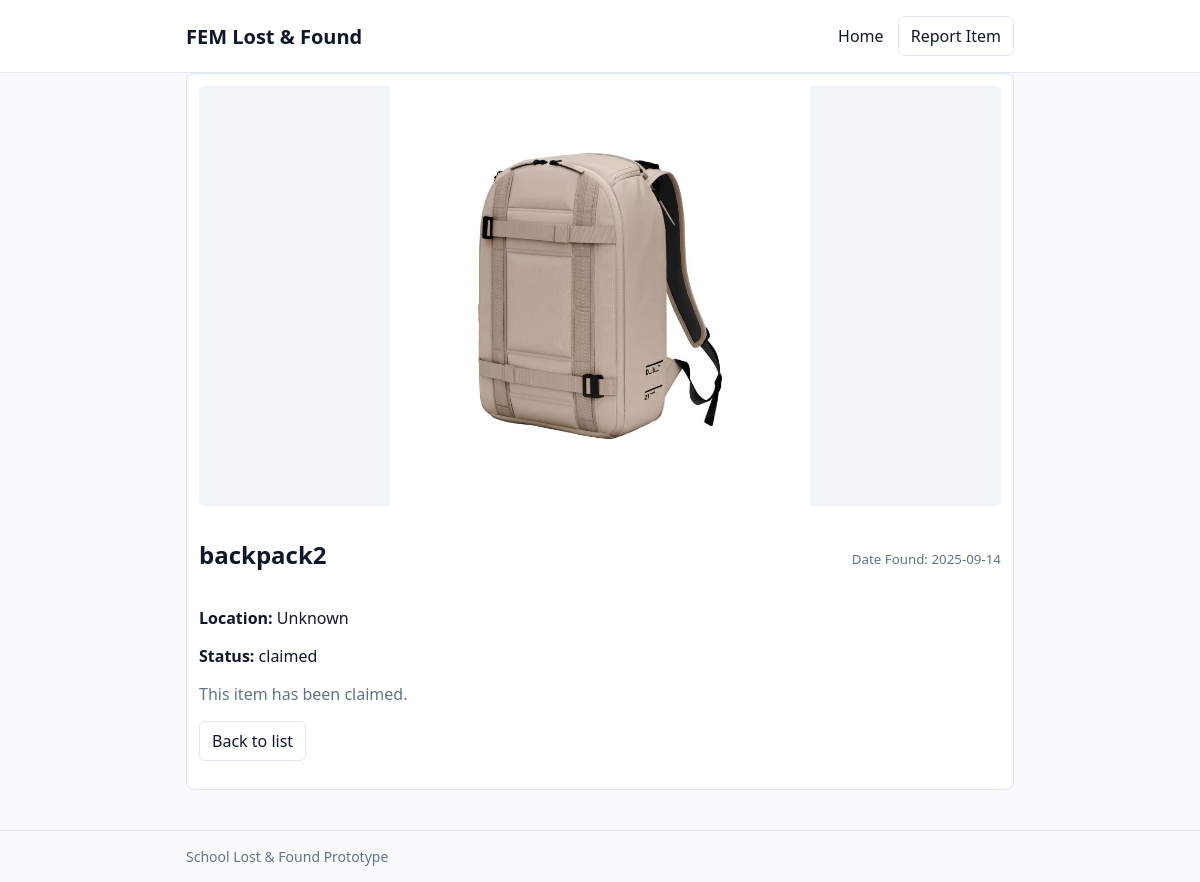
The page /items/2 on the database its author committed.
### tables this page shows
CREATE TABLE items (
            id INTEGER PRIMARY KEY AUTOINCREMENT,
            name TEXT NOT NULL,
            description TEXT,
            date_found TEXT,
            location TEXT,
            status TEXT NOT NULL DEFAULT 'available',
            image_filename TEXT
        );

### app.py (the view)
@app.route("/items/<int:item_id>")
def item_detail(item_id: int):
    conn = get_db_connection()
    item = conn.execute(
        "SELECT id, name, description, date_found, location, status, image_filename FROM items WHERE id = ?",
        (item_id,),
    ).fetchone()
    conn.close()
    if not item:
        abort(404)
    return render_template("item_detail.html", item=item)

### app.py (called while the page is built)
def get_db_connection():
    conn = sqlite3.connect(DB_PATH)
    conn.row_factory = sqlite3.Row
    return conn

### templates/item_detail.html (shortened to what this page needs)
{% extends "layout.html" %}
{% block content %}
  <article class="item-card">
    {% if item['image_filename'] %}
      <img class="detail-image" src="{{ url_for('static', filename='uploads/' ~ item['image_filename']) }}" alt="{{ item['name'] }}">
    {% endif %}
    <header>
      <h2>{{ item['name'] }}</h2>
      <small class="date">Date Found: {{ item['date_found'] or '—' }}</small>
    </header>
    <p><strong>Location:</strong> {{ item['location'] or 'Unknown' }}</p>
    <p><strong>Status:</strong> {{ item['status'] or 'available' }}</p>
    {% if (item['status'] or 'available') == 'available' %}
      <form method="post" action="{{ url_for('claim_item', item_id=item['id']) }}" style="margin-top: 12px;">
        <button class="btn primary" type="submit">Mark as Claimed</button>
      </form>
    {% else %}
      <p class="muted">This item has been claimed.</p>
    {% endif %}
    <p style="margin-top: 16px;">
      <a class="btn" href="{{ url_for('index') }}">Back to list</a>
    </p>
  </article>
{% endblock %}

### static/style.css (style rules this page uses)
:root { --bg: #f8fafc; --fg: #0f172a; --muted: #64748b; --card: #ffffff; --border: #e2e8f0; --primary: #2563eb; --primary-contrast: #ffffff; --success: #16a34a; --error: #dc2626; }
* { box-sizing: border-box; }
html, body { height: 100%; }
body { margin: 0; font-family: system-ui, -apple-system, Segoe UI, Roboto, "Helvetica Neue", Arial, "Noto Sans", "Apple Color Emoji", "Segoe UI Emoji"; background: var(--bg); color: var(--fg); }
.btn { display: inline-block; padding: 8px 12px; border: 1px solid var(--border); border-radius: 6px; text-decoration: none; color: inherit; background: #fff; }
h2 { margin-top: 24px; }
.muted { color: var(--muted); }
.item-card { background: var(--card); border: 1px solid var(--border); border-radius: 8px; padding: 12px; }
.item-card header { display: flex; justify-content: space-between; align-items: baseline; }
.item-card .date { color: var(--muted); }
.item-card img { display: block; width: 100%; height: auto; border-radius: 6px; margin-bottom: 8px; }
.detail-image { max-height: 420px; object-fit: contain; background: #f1f5f9; }

### rows shown on the page
items: image_filename (picture), name "backpack2", date_found "2025-09-14", location "Unknown", status "claimed"
